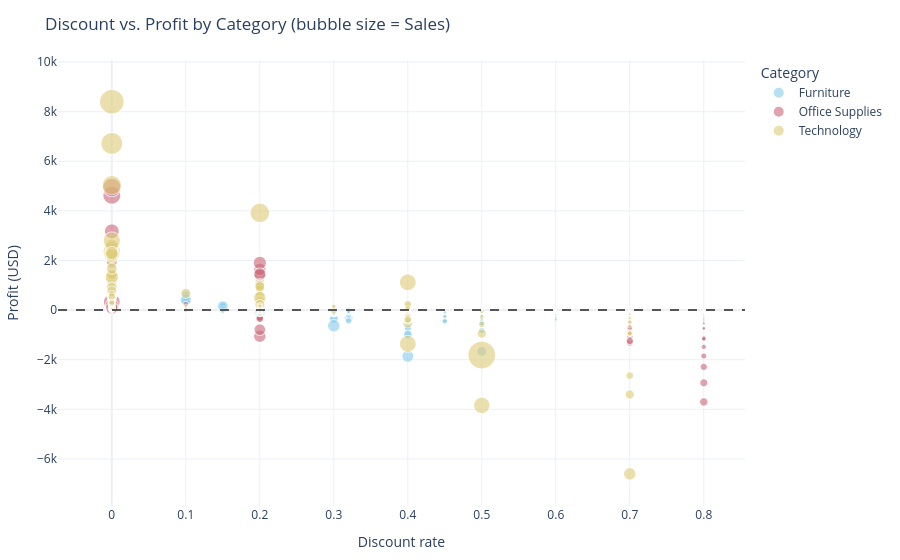

Notebook cell for this chart:
### Markdown cell above
## 4. Interactive web component

**Question:** Which discount levels are associated with losses, and does the pattern differ by
category?

This Plotly bubble chart supports hover tooltips, zoom, pan, and legend filtering. Bubble size
encodes `Sales`; color encodes `Category` with a colorblind-safe qualitative palette.

The output is a standalone HTML file (`include_plotlyjs="cdn"`) that can be embedded in the
presentation or opened directly in a browser.

### Code cell
fig = px.scatter(
    df,
    x="Discount",
    y="Profit",
    color="Category",
    size="Sales",
    size_max=28,
    opacity=0.6,
    hover_data={
        "Order ID": True,
        "Product Name": True,
        "Sub-Category": True,
        "Region": True,
        "Sales": ":.2f",
        "Profit": ":.2f",
    },
    color_discrete_sequence=px.colors.qualitative.Safe,
    title="Discount vs. Profit by Category (bubble size = Sales)",
    labels={"Discount": "Discount rate", "Profit": "Profit (USD)"},
)
fig.add_hline(y=0, line_dash="dash", line_color="#555555")
fig.update_layout(
    template="plotly_white",
    legend_title_text="Category",
    hovermode="closest",
    margin=dict(l=40, r=20, t=60, b=40),
)
fig.write_html(PLOTS_DIR / "interactive_scatter.html", include_plotlyjs="cdn")
fig.show()

### Figure 1 — Plotly figure (JSON) as saved in the notebook; plotly's stock layout.template omitted (floating-point values rounded to 4 significant figures; data arrays with more than 128 entries replaced by an {"elided": "..."} marker saying what was removed)
{"data": [{"customdata": {"elided": "2121x5 mixed values"}, "hovertemplate": "Category=Furniture<br>Discount rate=%{x}<br>Profit (USD)=%{y:.2f}<br>Sales=%{customdata[4]:.2f}<br>Order ID=%{customdata[0]}<br>Product Name=%{customdata[1]}<br>Sub-Category=%{customdata[2]}<br>Region=%{customdata[3]}<extra></extra>", "legendgroup": "Furniture", "marker": {"color": "rgb(136, 204, 238)", "opacity": 0.6, "size": {"elided": "2121 float values"}, "sizemode": "area", "sizeref": 28.88, "symbol": "circle"}, "mode": "markers", "name": "Furniture", "showlegend": true, "type": "scattergl", "x": {"elided": "2121 float values"}, "xaxis": "x", "y": {"elided": "2121 float values"}, "yaxis": "y"}, {"customdata": {"elided": "6026x5 mixed values"}, "hovertemplate": "Category=Office Supplies<br>Discount rate=%{x}<br>Profit (USD)=%{y:.2f}<br>Sales=%{customdata[4]:.2f}<br>Order ID=%{customdata[0]}<br>Product Name=%{customdata[1]}<br>Sub-Category=%{customdata[2]}<br>Region=%{customdata[3]}<extra></extra>", "legendgroup": "Office Supplies", "marker": {"color": "rgb(204, 102, 119)", "opacity": 0.6, "size": {"elided": "6026 float values"}, "sizemode": "area", "sizeref": 28.88, "symbol": "circle"}, "mode": "markers", "name": "Office Supplies", "showlegend": true, "type": "scattergl", "x": {"elided": "6026 float values"}, "xaxis": "x", "y": {"elided": "6026 float values"}, "yaxis": "y"}, {"customdata": {"elided": "1847x5 mixed values"}, "hovertemplate": "Category=Technology<br>Discount rate=%{x}<br>Profit (USD)=%{y:.2f}<br>Sales=%{customdata[4]:.2f}<br>Order ID=%{customdata[0]}<br>Product Name=%{customdata[1]}<br>Sub-Category=%{customdata[2]}<br>Region=%{customdata[3]}<extra></extra>", "legendgroup": "Technology", "marker": {"color": "rgb(221, 204, 119)", "opacity": 0.6, "size": {"elided": "1847 float values"}, "sizemode": "area", "sizeref": 28.88, "symbol": "circle"}, "mode": "markers", "name": "Technology", "showlegend": true, "type": "scattergl", "x": {"elided": "1847 float values"}, "xaxis": "x", "y": {"elided": "1847 float values"}, "yaxis": "y"}], "layout": {"hovermode": "closest", "legend": {"itemsizing": "constant", "title": {"text": "Category"}, "tracegroupgap": 0}, "margin": {"b": 40, "l": 40, "r": 20, "t": 60}, "shapes": [{"line": {"color": "#555555", "dash": "dash"}, "type": "line", "x0": 0, "x1": 1, "xref": "x domain", "y0": 0, "y1": 0, "yref": "y"}], "title": {"text": "Discount vs. Profit by Category (bubble size = Sales)"}, "xaxis": {"anchor": "y", "domain": [0, 1], "title": {"text": "Discount rate"}}, "yaxis": {"anchor": "x", "domain": [0, 1], "title": {"text": "Profit (USD)"}}}}
